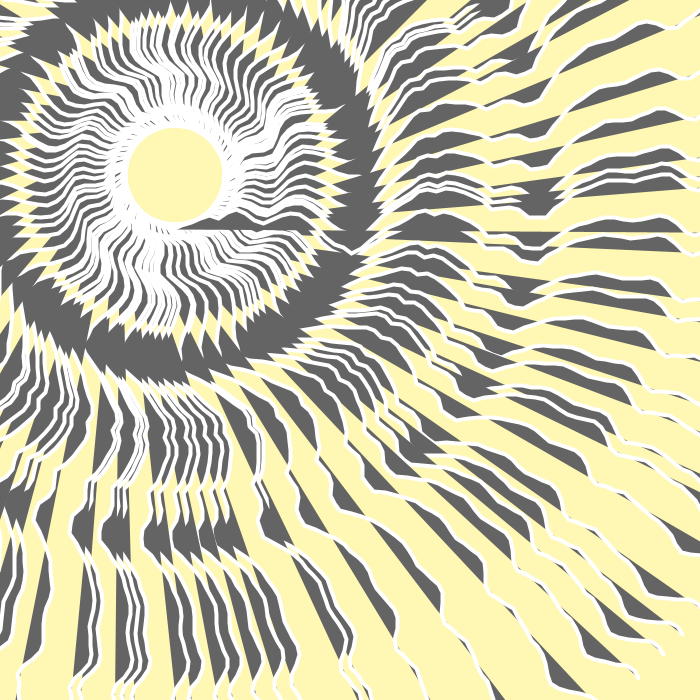
Frame 1 (no input)
Frame 60 (the mouse pressed at the canvas centre just before this capture): identical to frame 1, image omitted
Frame 120 (the mouse held since frame 60 and released just before this capture): identical to frame 1, image omitted

The Processing sketch that drew this single still picture (run headless with seeded random() and noise(); from frame 60 on, the mouse is pressed at the canvas centre):

// Processing sketch: processing_152400
// ── processing_152400.pde

/*
Quelle:
 Noisy Plates von Michael Roderfeld
 http://dianalange.tumblr.com/post/72549366477/dr-mitch-noisy-plates-generated-with
 bzw.
 http://www.mroderfeld.de/
 */

int linesLength;
float amplitude = 90;
float timeSteps = 0.10;
int randomSeedNum = 0;

void setup ()
{
  size (700, 700);
  smooth();

  linesLength = int (width * 0.99);
}

void draw ()
{
 
    background (255,248,180);

  randomSeed (randomSeedNum);

  translate (width/4, height/4);
  fill (100);
  stroke (255);
  strokeWeight (4);

  rotateNoisyLines();
}

void setRandomValues ()
{
  randomSeedNum = frameCount;

  amplitude = random (10, 100);
  timeSteps = random (0.0005, 0.2);
}

void rotateNoisyLines ()
{
  float angleCount = 0;

  float angle = 0;

  while (angleCount < 360)
  {
    angle = random (1, 6);
    rotate (radians (angle));
    drawNoisyLine();
    angleCount = angleCount + angle;
  }
}

void drawNoisyLine ()
{
  int count = 0;
  float time = 0.0;
  float y = 0;

  beginShape();
  while (count < linesLength)
  {
    y = noise (time)*amplitude;
    vertex (count, y);

    time = time + timeSteps;
    count = count + 9;
  }
  endShape();
}
 /////





void keyPressed ()
{
  if (key == ' ') 
  {
    setRandomValues ();
  }
  
  if (key == '+') 
  {
    randomSeedNum = randomSeedNum + 5;
  }
  
  if (key == '-') 
  {
    randomSeedNum = randomSeedNum - 4;
  }
  
  if (key == 'm')
  {
   amplitude = amplitude + 4; 
  }
  if (key == 'n')
  {
   amplitude = amplitude - 4; 
  }
  
  if (key == 'k')
  {
    timeSteps = timeSteps + 0.002;
  }
  if (key == 'j')
  {
    timeSteps = timeSteps - 0.002;
  }
  
  
  
  
  ////////////////
}


//////
